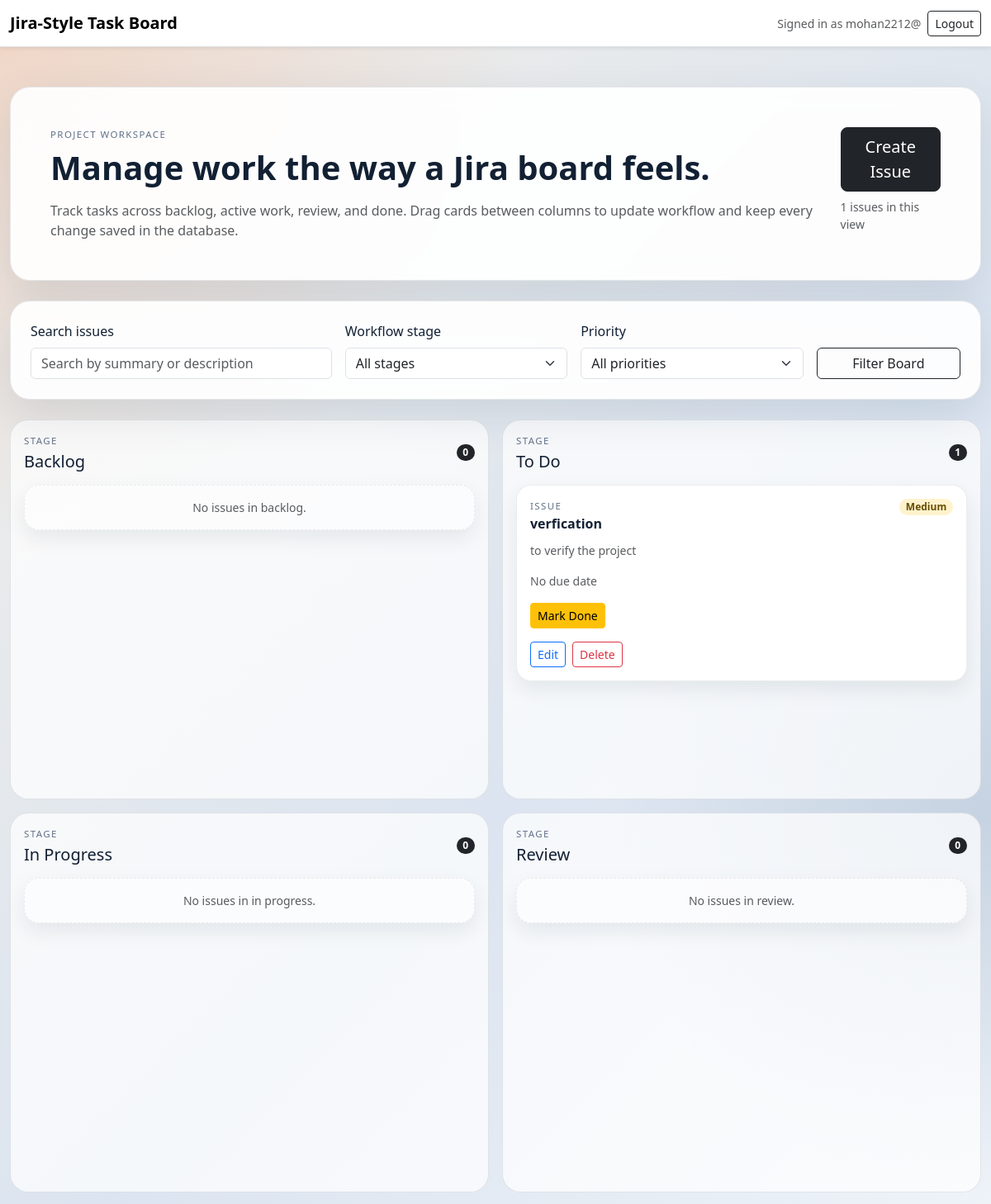
The app's page / (signed in, upper part), older data.
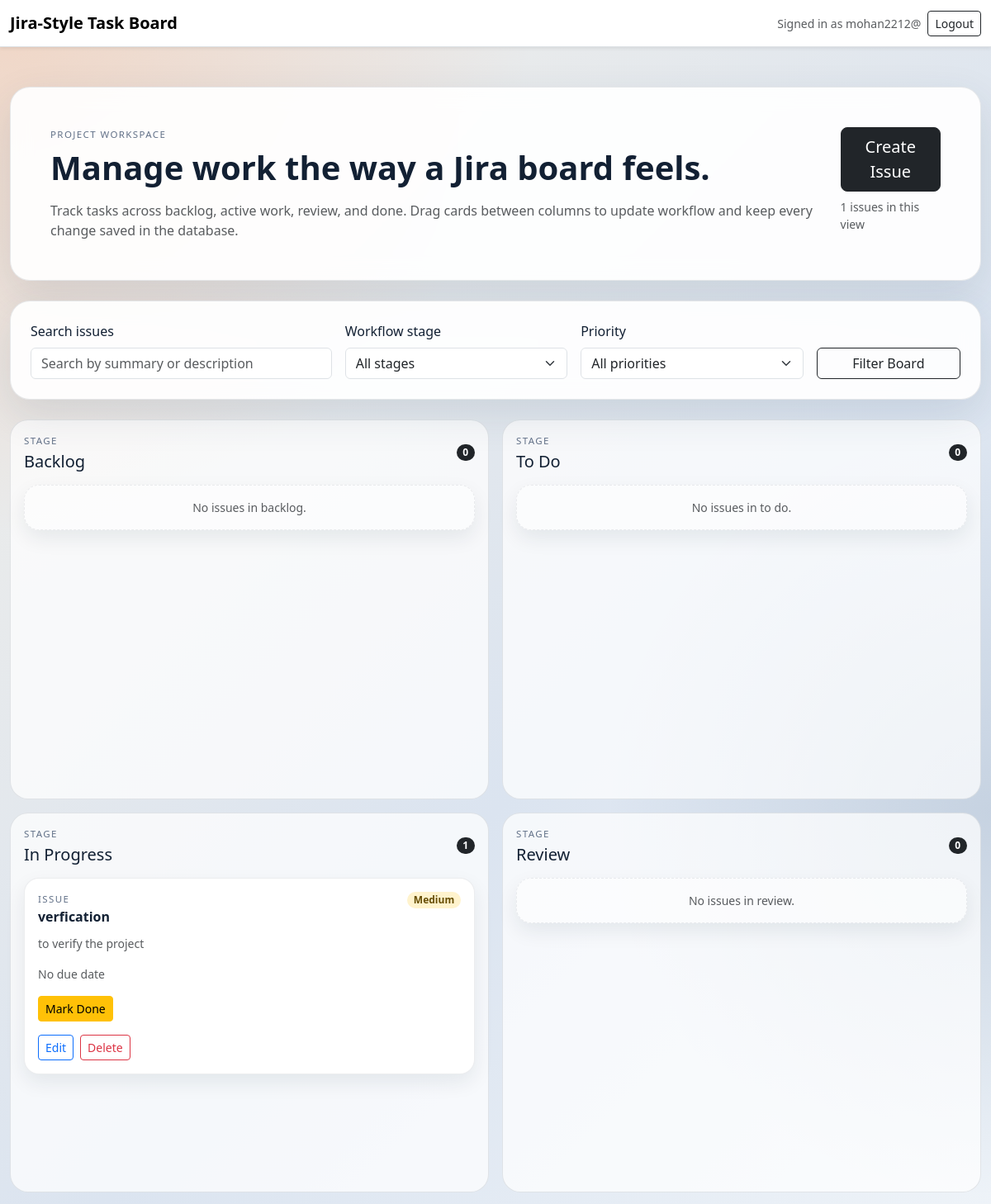
The same page, newer data.
### todo_app/models.py (models this page shows, shortened)
class Task(models.Model):
    STATUS_BACKLOG = "backlog"
    STATUS_TODO = "todo"
    STATUS_IN_PROGRESS = "in_progress"
    STATUS_REVIEW = "review"
    STATUS_DONE = "done"
    STATUS_CHOICES = [
        (STATUS_BACKLOG, "Backlog"),
        (STATUS_TODO, "To Do"),
        (STATUS_IN_PROGRESS, "In Progress"),
        (STATUS_REVIEW, "Review"),
        (STATUS_DONE, "Done"),
    ]
    PRIORITY_LOW = "low"
    PRIORITY_MEDIUM = "medium"
    PRIORITY_HIGH = "high"
    PRIORITY_URGENT = "urgent"
    PRIORITY_CHOICES = [
        (PRIORITY_LOW, "Low"),
        (PRIORITY_MEDIUM, "Medium"),
        (PRIORITY_HIGH, "High"),
        (PRIORITY_URGENT, "Urgent"),
    ]
    user = models.ForeignKey(
        settings.AUTH_USER_MODEL,
        on_delete=models.CASCADE,
        related_name="tasks",
    )
    title = models.CharField(max_length=200)
    description = models.TextField(blank=True)
    deadline = models.DateField(null=True, blank=True)
    status = models.CharField(
        max_length=20,
        choices=STATUS_CHOICES,
        default=STATUS_TODO,
    )
    priority = models.CharField(
        max_length=10,
        choices=PRIORITY_CHOICES,
        default=PRIORITY_MEDIUM,
    )
    position = models.PositiveIntegerField(default=0)
    created_at = models.DateTimeField(auto_now_add=True)
    updated_at = models.DateTimeField(auto_now=True)
    class Meta:
        ordering = ["position", "deadline", "-created_at"]

### todo_app/views.py (the view)
# urls.py: path("", views.dashboard, name="dashboard"),
@login_required
def dashboard(request):
    status = request.GET.get("status", "").strip()
    priority = request.GET.get("priority", "").strip()
    query = request.GET.get("q", "").strip()
    tasks = Task.objects.filter(user=request.user).order_by("position", "deadline", "-created_at")
    valid_statuses = {choice[0] for choice in Task.STATUS_CHOICES}
    valid_priorities = {choice[0] for choice in Task.PRIORITY_CHOICES}
    if status in valid_statuses:
        tasks = tasks.filter(status=status)
    if priority in valid_priorities:
        tasks = tasks.filter(priority=priority)
    if query:
        tasks = tasks.filter(
            Q(title__icontains=query) | Q(description__icontains=query)
        )
    paginator = Paginator(tasks, 12)
    page_obj = paginator.get_page(request.GET.get("page"))
    task_list = list(page_obj.object_list)
    for task in task_list:
        task.priority_badge = PRIORITY_BADGES.get(task.priority, "bg-secondary-subtle")
    board_columns = []
    for column_key, column_label in BOARD_COLUMNS:
        column_tasks = [task for task in task_list if task.status == column_key]
        board_columns.append(
            {
                "key": column_key,
                "label": column_label,
                "tasks": column_tasks,
                "count": len(column_tasks),
            }
        )
    context = {
        "page_obj": page_obj,
        "tasks": task_list,
        "board_columns": board_columns,
        "selected_status": status,
        "selected_priority": priority,
        "search_query": query,
        "today": date.today(),
        "status_choices": Task.STATUS_CHOICES,
        "priority_choices": Task.PRIORITY_CHOICES,
    }
    return render(request, "todo_app/dashboard.html", context)

### templates/todo_app/dashboard.html (shortened to what this page needs)
{% extends "base.html" %}
{% block content %}
<section class="hero-card p-4 p-md-5 mb-4">
    <div class="d-flex flex-column flex-xl-row justify-content-between gap-4">
        <div>
            <p class="mini-label mb-2">Project Workspace</p>
            <h1 class="display-6 fw-bold mb-3">Manage work the way a Jira board feels.</h1>
            <p class="text-muted mb-0">Track tasks across backlog, active work, review, and done. Drag cards between columns to update workflow and keep every change saved in the database.</p>
        </div>
        <div class="d-flex flex-column gap-2 align-items-xl-end">
            <a class="btn btn-dark btn-lg" href="{% url 'add_task' %}">Create Issue</a>
            <span class="text-muted small">{{ page_obj.paginator.count }} issues in this view</span>
        </div>
    </div>
</section>
<section class="hero-card p-4 mb-4">
    <form method="get" class="row g-3 align-items-end">
        <div class="col-lg-4">
            <label class="form-label" for="q">Search issues</label>
            <input class="form-control" type="text" id="q" name="q" value="{{ search_query }}" placeholder="Search by summary or description">
        </div>
        <div class="col-lg-3">
            <label class="form-label" for="status">Workflow stage</label>
            <select class="form-select" id="status" name="status">
                <option value="">All stages</option>
            </select>
        </div>
        <div class="col-lg-3">
            <label class="form-label" for="priority">Priority</label>
            <select class="form-select" id="priority" name="priority">
                <option value="">All priorities</option>
            </select>
        </div>
        <div class="col-lg-2 d-grid">
            <button class="btn btn-outline-dark" type="submit">Filter Board</button>
        </div>
    </form>
</section>
<section class="board-grid" data-board data-csrf-token="{{ csrf_token }}">
    {% for column in board_columns %}
        <div class="board-column" data-column-status="{{ column.key }}">
            <div class="d-flex justify-content-between align-items-center mb-3">
                <div>
                    <p class="mini-label mb-1">Stage</p>
                    <h2 class="h5 mb-0">{{ column.label }}</h2>
                </div>
                <span class="badge text-bg-dark rounded-pill" data-column-count>{{ column.count }}</span>
            </div>
            <div class="d-flex flex-column gap-3 task-list" data-task-list>
                {% if column.tasks %}
                    {% for task in column.tasks %}
                        <article class="task-card p-3" draggable="true" data-task-card data-task-id="{{ task.pk }}" data-reorder-url="{% url 'reorder_task' task.pk %}">
                            <div class="d-flex justify-content-between align-items-start gap-3 mb-2">
                                <div>
                                    <div class="mini-label mb-1">Issue</div>
                                    <h3 class="h6 fw-bold mb-1">{{ task.title }}</h3>
                                </div>
                                <span class="badge rounded-pill {{ task.priority_badge }}">{{ task.get_priority_display }}</span>
                            </div>
                            {% if task.description %}
                                <p class="text-muted small mb-3">{{ task.description|truncatechars:120 }}</p>
                            {% endif %}
                            <div class="small mb-3">
                                {% if task.deadline %}
                                    <div class="fw-semibold">Due: {{ task.deadline }}</div>
                                    <div class="{% if task.deadline <= today and task.status != 'done' %}deadline-warning{% else %}text-muted{% endif %}">
                                        {% if task.deadline <= today and task.status != 'done' %}Needs attention{% else %}Scheduled{% endif %}
                                    </div>
                                {% else %}
                                    <span class="text-muted">No due date</span>
                                {% endif %}
                            </div>
                            <div class="d-flex flex-wrap gap-2 mb-3">
                                <form method="post" action="{% url 'mark_complete' task.pk %}">
                                    <button class="btn btn-sm btn-warning" type="submit">
                                        {% if task.status == 'done' %}Reopen{% else %}Mark Done{% endif %}
                                    </button>
                                </form>
                            </div>
                            <div class="d-flex flex-wrap gap-2">
                                <a class="btn btn-sm btn-outline-primary" href="{% url 'update_task' task.pk %}">Edit</a>
                                <a class="btn btn-sm btn-outline-danger" href="{% url 'delete_task' task.pk %}">Delete</a>
                            </div>
                        </article>
                    {% endfor %}
                {% else %}
                    <div class="task-card p-3 text-center text-muted small empty-column-card" data-empty-state>
                        No issues in {{ column.label|lower }}.
                    </div>
                {% endif %}
            </div>
        </div>
    {% endfor %}
</section>
{% endblock %}

### templates/base.html (shortened to what this page needs)
<!DOCTYPE html>
<html lang="en">
<head>
    <link href="https://cdn.jsdelivr.net/npm/bootstrap@5.3.3/dist/css/bootstrap.min.css" rel="stylesheet">
</head>
<body>
    <nav class="navbar navbar-expand-lg navbar-light bg-white border-bottom shadow-sm">
        <div class="container page-shell">
            <a class="navbar-brand fw-bold" href="{% url 'dashboard' %}">Jira-Style Task Board</a>
            <div class="ms-auto d-flex gap-2 align-items-center">
                {% if user.is_authenticated %}
                    <span class="text-muted small">Signed in as {{ user.username }}</span>
                    <form method="post" action="{% url 'logout' %}">
                        <button class="btn btn-outline-dark btn-sm" type="submit">Logout</button>
                    </form>
                {% else %}
                    <a class="btn btn-outline-dark btn-sm" href="{% url 'login' %}">Login</a>
                    <a class="btn btn-dark btn-sm" href="{% url 'register' %}">Register</a>
                {% endif %}
            </div>
        </div>
    </nav>
    <main class="container page-shell py-5">
        {% block content %}{% endblock %}
    </main>
</body>
</html>

### templates/base.html (style rules this page uses)
:root { --bg-1: #f2efe8; --bg-2: #dbe4f0; --ink: #122033; --muted: #627188; --card: rgba(255, 255, 255, 0.92); --border: rgba(18, 32, 51, 0.1); }
body { min-height: 100vh; color: var(--ink); background: radial-gradient(circle at top left, rgba(235, 123, 72, 0.22), transparent 28%), radial-gradient(circle at right, rgba(56, 93, 138, 0.18), transparent 30%), linear-gradient(135deg, var(--bg-1) 0%, var(--bg-2) 50%, #f7fafc 100%); }
.page-shell { max-width: 1380px; }
.hero-card { border: 1px solid var(--border); border-radius: 24px; background: var(--card); box-shadow: 0 18px 50px rgba(38, 63, 88, 0.12); backdrop-filter: blur(12px); }
.board-grid { display: grid; grid-template-columns: repeat(5, minmax(240px, 1fr)); gap: 1rem; }
.board-column { border: 1px solid var(--border); border-radius: 22px; background: rgba(255, 255, 255, 0.72); min-height: 460px; padding: 1rem; }
.task-card { border: 1px solid rgba(18, 32, 51, 0.08); border-radius: 18px; background: #fff; box-shadow: 0 10px 24px rgba(18, 32, 51, 0.08); transition: transform 0.18s ease, box-shadow 0.18s ease, border-color 0.18s ease; cursor: grab; }
.task-list { min-height: 180px; }
.empty-column-card { border-style: dashed; background: rgba(255, 255, 255, 0.55); }
.mini-label { letter-spacing: 0.12em; text-transform: uppercase; font-size: 0.72rem; color: var(--muted); }
@media (max-width: 1200px) { .board-grid { grid-template-columns: repeat(2, minmax(260px, 1fr)); } }

Row changes from the older to the newer data that the page shows:
changed Task "verfication": moves from the list under "To Do" to the list under "In Progress"
Text that changed along with them:
new list line: "STAGE To Do 0 No issues in to do ."
new list line: "STAGE In Progress 1"
list line gone: "STAGE To Do 1"
list line gone: "STAGE In Progress 0 No issues in in progress ."
